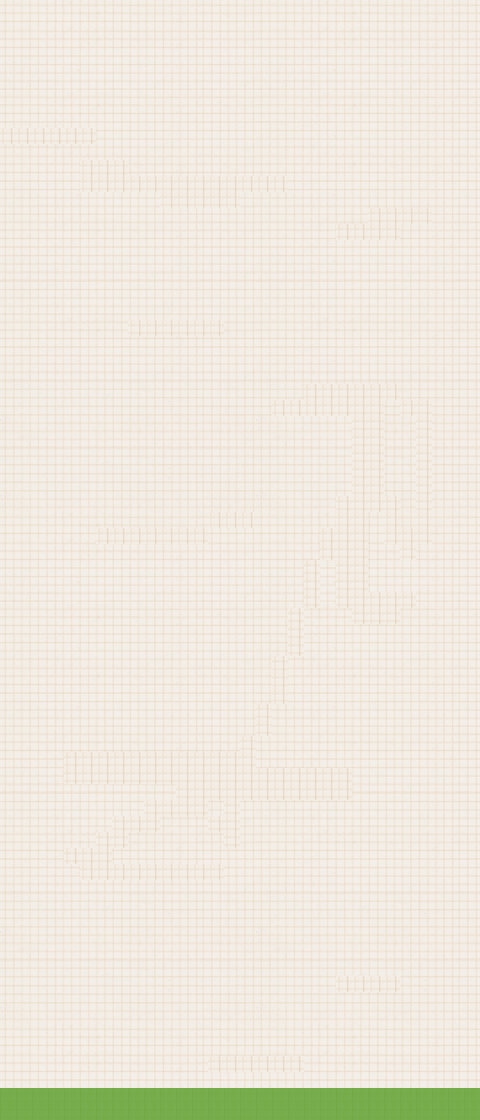

The image is a tile-based game level rendered from a .tmx file. Its description and source (layers, tilesets, objects; grid data summarised) follow:
An orthogonal 30x70 tile map with 16x16 px tiles, 2 tile layers (background, graphics), 3 tilesets and 1 object.

<map version="1.0" orientation="orthogonal" renderorder="right-down" width="30" height="70" tilewidth="16" tileheight="16" nextobjectid="6">
 <tileset firstgid="1" name="plat" tilewidth="16" tileheight="16" tilecount="4" columns="4">
  <image source="plat.png" trans="ff00ff" width="64" height="16" />
 </tileset>
 <tileset firstgid="5" name="background" tilewidth="16" tileheight="16" tilecount="640" columns="20">
  <image source="background.png" trans="ff00ff" width="320" height="512" />
 </tileset>
 <tileset firstgid="645" name="floor" tilewidth="16" tileheight="16" tilecount="64" columns="32">
  <image source="floor.png" trans="ff00ff" width="512" height="46" />
 </tileset>
 <layer name="background" width="30" height="70">
  <data>[2100 cells, 2100 non-empty, 512 distinct tile ids]</data>
 </layer>
 <layer name="graphics" width="30" height="70">
  <data>[2100 cells, 260 non-empty, 2 distinct tile ids]</data>
 </layer>
 <objectgroup name="floor">
  <object id="4" x="-1" y="1086" width="480" height="32" />
 </objectgroup>
</map>
